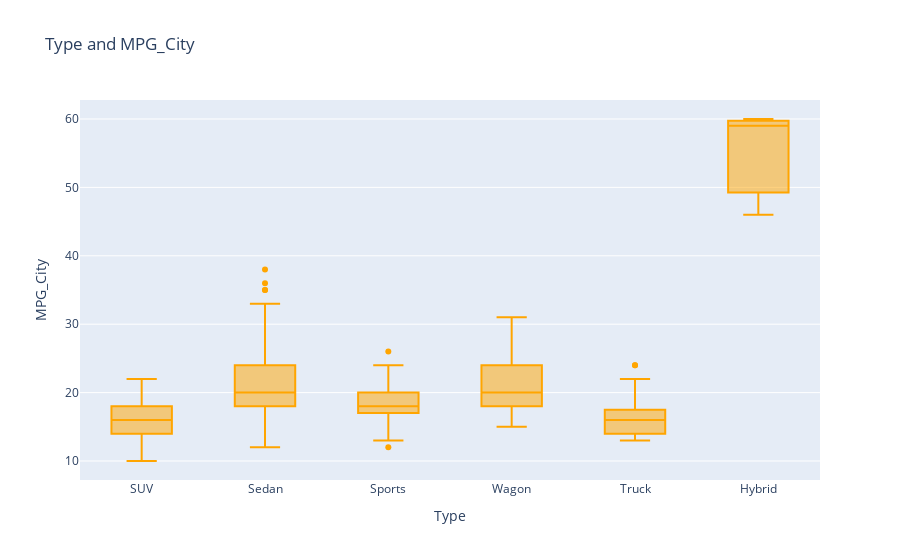

Notebook cell for this chart:
### Markdown cell above
**Observación**, si bien se pueden hacer los gráficos con plotly, estos no se renderizan en el repositorio de GIT, 

debido a la ventaja que presenta plotly para interpretar los gráficos debido a su interactividad, emplearé plotly.

No obstante dejaré un ejemplo de cómo hacer un boxplot con matplotlib(Este si se renderiza en el repositorio de GIT).

### Code cell
#Type and MPG_City
fig = px.box(df, x="Type", y="MPG_City", color_discrete_sequence=["orange"],title="Type and MPG_City")
fig.show()

### Figure 1 — Plotly figure (JSON) as saved in the notebook; plotly's stock layout.template omitted (floating-point values rounded to 4 significant figures; data arrays with more than 128 entries replaced by an {"elided": "..."} marker saying what was removed)
{"data": [{"alignmentgroup": "True", "hovertemplate": "Type=%{x}<br>MPG_City=%{y}<extra></extra>", "legendgroup": "", "marker": {"color": "orange"}, "name": "", "notched": false, "offsetgroup": "", "orientation": "v", "showlegend": false, "type": "box", "x": {"elided": "428 str values"}, "x0": " ", "xaxis": "x", "y": {"elided": "428 int values"}, "y0": " ", "yaxis": "y"}], "layout": {"autosize": true, "boxmode": "group", "legend": {"tracegroupgap": 0}, "title": {"text": "Type and MPG_City"}, "xaxis": {"anchor": "y", "autorange": true, "domain": [0, 1], "range": [-0.5, 5.5], "title": {"text": "Type"}, "type": "category"}, "yaxis": {"anchor": "x", "autorange": true, "domain": [0, 1], "range": [7.222, 62.78], "title": {"text": "MPG_City"}, "type": "linear"}}}
